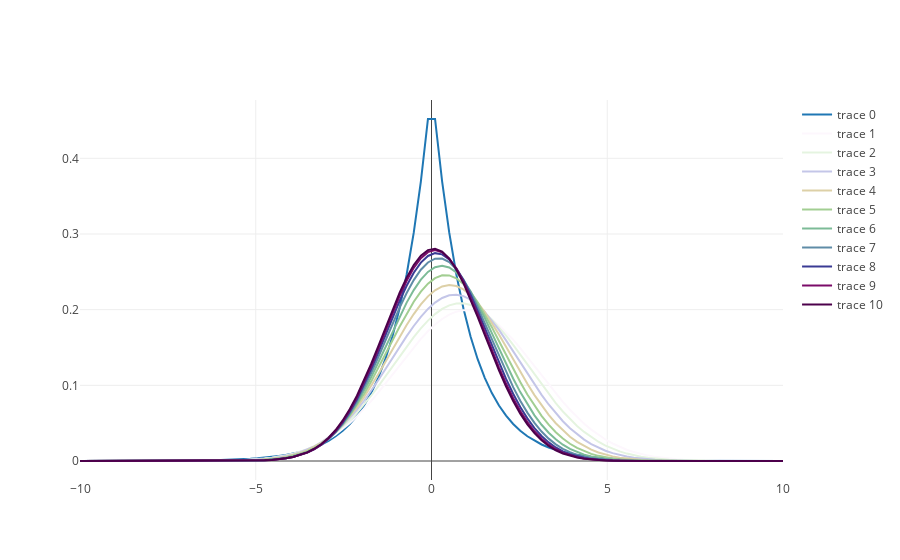

This figure's notebook cell:
### Code cell
mu = torch.tensor([1.], requires_grad=True)
sigma = torch.tensor([2.], requires_grad=True)

opt = torch.optim.SGD([mu, sigma], lr=0.7)

p = ds.Laplace(0, 1)
plots = []

# Run SGD
bupu10 = cl.to_rgb(cl.interp(bupu, 10 ))
for i in range(10): 
    opt.zero_grad()
    q = ds.Normal(mu, sigma)
    plots += cs281.plot(x, q.log_prob(x).exp(), 
                        marker=dict(color=bupu10[i]))
    
    loss = ds.kl_divergence(p, q)
    loss.backward()
    opt.step()

x = torch.linspace(-10, 10)
iplot(cs281.plot(x, p.log_prob(x).exp()) + plots)
